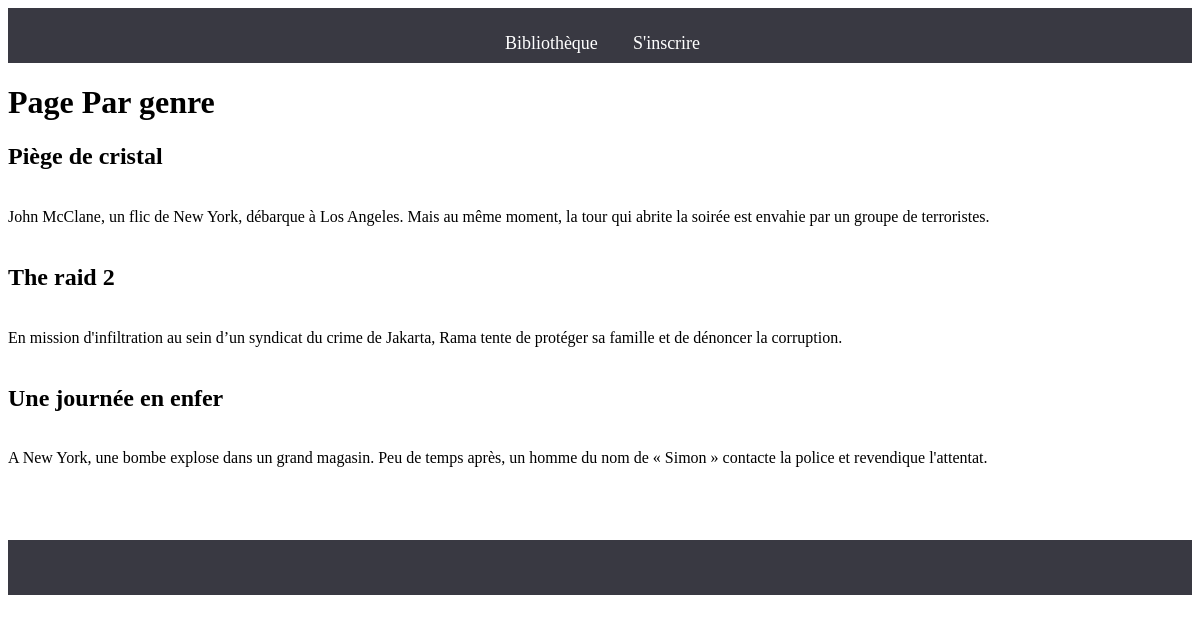
Screenshot of /genre.php?movie_genre=action with the database file from the repository.
### tables this page shows
CREATE TABLE `films` (
  `movie_id` int(11) NOT NULL,
  `movie_title` varchar(255) NOT NULL,
  `movie_genre` varchar(255) NOT NULL,
  `movie_description` text NOT NULL
);

### genre.php (the view, shortened to what this page needs)
<?php include("include/header.php"); ?>
<h1>Page Par genre</h1>
<?php
try{
$bdd = new PDO('mysql:host=localhost;dbname=alloFilms;charset=utf8', 'root', 'root', array(PDO::ATTR_ERRMODE => PDO::ERRMODE_EXCEPTION));
}
catch (Exception $e)
{
        die('Erreur : ' . $e->getMessage());
}
$reponse = $bdd->prepare('SELECT * FROM films WHERE movie_genre= ? ORDER BY movie_title');
$reponse->execute(array($_GET['movie_genre']));
while ($donnees = $reponse->fetch())
{
        echo '<h2>' . $donnees['movie_title'] . '</h2>' . '<br />';
        echo '<div class="descrition">' . $donnees['movie_description'] . '</div>' . '<br />';
}
?>
<?php include("include/footer.php"); ?>

### include/header.php (shortened to what this page needs)
<!DOCTYPE html>
<html lang="en">
<head>
<link rel="stylesheet" href="assets/style.css">
</head>
<body>
<header>
<section id="sectionHeader">
    <div id="nav">
      <nav>
        <ul>
          <li><a href="index.php">Bibliothèque</a></li>
          <li><a href="inscription.php">S'inscrire</a></li>
        </ul>
      </nav>
      </div>
</section>
</header>

### include/footer.php
<footer>
</footer>
</body>
</html>

### assets/style.css (style rules this page uses)
header { background-color: #393942; width: 100%; height: 55px; color: white; }
#sectionHeader { display:flex; }
#nav { margin: 0 auto; }
nav > ul { display:flex; }
nav > ul > li { text-decoration:none; list-style-type: none; color:white; margin-top: 9px; margin-right: 35px; }
nav > ul > li > a { color:white; font-size: 18px; text-decoration: none; }
footer { width:100%; height:55px; background-color: #393942; margin-top: 55px; }

### rows the page displays
films: movie_title "Piège de cristal", movie_description "John McClane, un flic de New York, débarque à Los Angeles. Mais au même moment, la tour qui abrite la soirée est envahie par un groupe de terroristes."
films: movie_title "The raid 2", movie_description "En mission d'infiltration au sein d’un syndicat du crime de Jakarta, Rama tente de protéger sa famille et de dénoncer la corruption."
films: movie_title "Une journée en enfer", movie_description "A New York, une bombe explose dans un grand magasin. Peu de temps après, un homme du nom de « Simon » contacte la police et revendique l'attentat."
